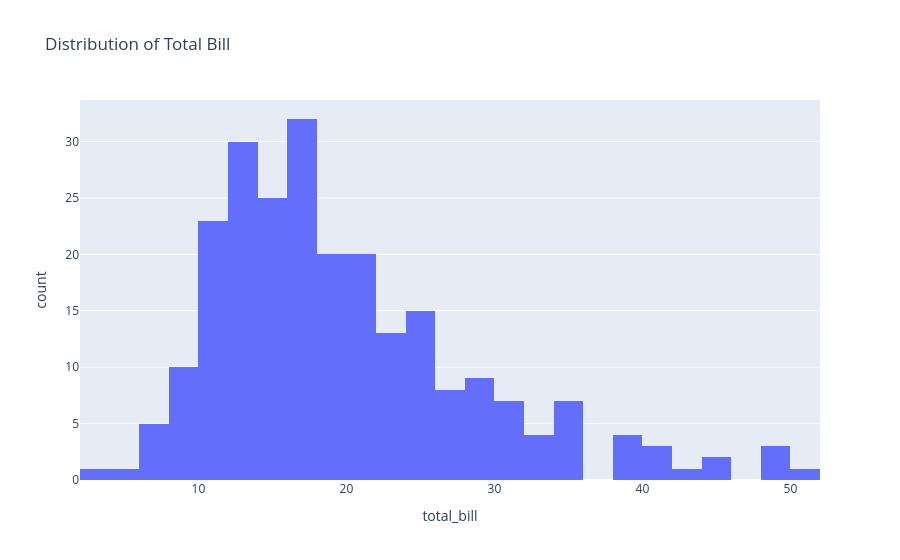

Notebook cell for this chart:
### Code cell
import seaborn as sns
import plotly.express as px

tips = sns.load_dataset("tips")

fig = px.histogram(tips, x="total_bill", nbins=30,
                   title="Distribution of Total Bill")

fig.show()

### Figure 1 — Plotly figure (JSON) as saved in the notebook; plotly's stock layout.template omitted (floating-point values rounded to 4 significant figures; data arrays with more than 128 entries replaced by an {"elided": "..."} marker saying what was removed)
{"data": [{"bingroup": "x", "hovertemplate": "total_bill=%{x}<br>count=%{y}<extra></extra>", "legendgroup": "", "marker": {"color": "#636efa", "pattern": {"shape": ""}}, "name": "", "nbinsx": 30, "orientation": "v", "showlegend": false, "type": "histogram", "x": {"elided": "244 float values"}, "xaxis": "x", "yaxis": "y"}], "layout": {"barmode": "relative", "legend": {"tracegroupgap": 0}, "title": {"text": "Distribution of Total Bill"}, "xaxis": {"anchor": "y", "domain": [0, 1], "title": {"text": "total_bill"}}, "yaxis": {"anchor": "x", "domain": [0, 1], "title": {"text": "count"}}}}
